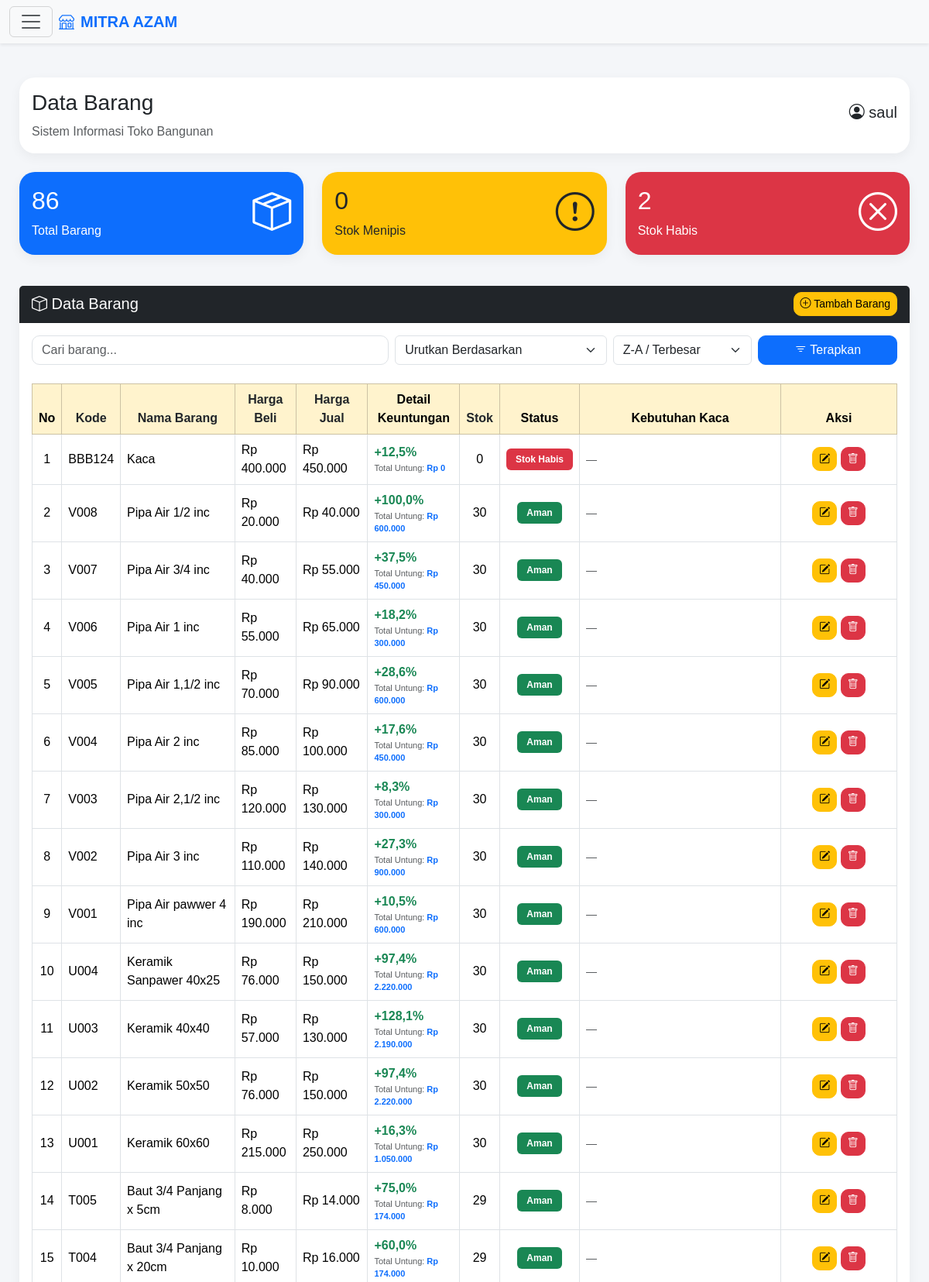
The page /admin/barang.php (signed in, upper part) on the database its author committed.
### tables this page shows
CREATE TABLE `barang` (
  `id_barang` int(11) NOT NULL AUTO_INCREMENT,
  `kode_barang` varchar(20) NOT NULL,
  `nama_barang` varchar(100) NOT NULL,
  `harga_beli` int(11) NOT NULL,
  `harga_jual` int(11) NOT NULL,
  `stok` int(11) NOT NULL,
  `stok_minimum` int(11) NOT NULL,
  `tanggal` date NOT NULL,
  `jenis_penjualan` enum('Normal','Kaca') DEFAULT 'Normal',
  PRIMARY KEY (`id_barang`)
);

### config/load_theme.php (called while the page is built)
<?php
if (isset($conn)) {
    $queryGlobalSetting = mysqli_query($conn, "SELECT tema FROM setting LIMIT 1");
    $globalSetting = mysqli_fetch_assoc($queryGlobalSetting);
    $tema_sistem = $globalSetting['tema'] ?? 'light';
} else {
    $tema_sistem = 'light';
}
?>

### admin/barang.php (the view, shortened to what this page needs)
<?php
require_once '../config/koneksi.php';
require_once '../config/load_theme.php';
$cari   = $_GET['cari'] ?? '';
$sort   = $_GET['sort'] ?? 'id_barang';
$order  = $_GET['order'] ?? 'DESC';
$filter = $_GET['filter'] ?? '';
$query = "SELECT * FROM barang WHERE 1=1";
$query .= " ORDER BY $sort $order";
$data = mysqli_query($conn, $query);
$total_barang = 0;
$q_total = mysqli_query($conn, "SELECT COUNT(*) as total FROM barang");
if ($q_total) {
    $d_total = mysqli_fetch_assoc($q_total);
    $total_barang = $d_total['total'];
}
$stok_menipis = 0;
$q_stok = mysqli_query($conn, "SELECT COUNT(*) as total FROM barang WHERE stok > 0 AND stok <= stok_minimum");
if ($q_stok) {
    $d_stok = mysqli_fetch_assoc($q_stok);
    $stok_menipis = $d_stok['total'];
}
$q_habis = mysqli_query($conn, "SELECT * FROM barang WHERE stok <= 0");
$total_habis = mysqli_num_rows($q_habis);
?>
<!DOCTYPE html>
<html lang="id">
<head>
    <link href="https://cdn.jsdelivr.net/npm/bootstrap@5.3.3/dist/css/bootstrap.min.css" rel="stylesheet">
    <link rel="stylesheet" href="https://cdn.jsdelivr.net/npm/bootstrap-icons@1.11.3/font/bootstrap-icons.min.css">
</head>
<body class="<?= ($tema_sistem ?? 'light') == 'dark' ? 'dark-theme' : ''; ?>">
<nav class="navbar bg-body-tertiary fixed-top shadow-sm">
  <div class="container-fluid">
    <button class="navbar-toggler" type="button" data-bs-toggle="offcanvas" data-bs-target="#offcanvasNavbar" aria-controls="offcanvasNavbar">
      <span class="navbar-toggler-icon"></span>
    </button>
    <a class="navbar-brand d-flex align-items-center me-auto ms-2 fw-bold text-primary" href="dashboard.php">
      <i class="bi bi-shop me-2"></i> MITRA AZAM
    </a>
  </div>
</nav>
<div class="content">
    <div class="card mb-4">
        <div class="card-body d-flex justify-content-between align-items-center flex-wrap">
            <div>
                <h3>Data Barang</h3>
                <p class="mb-0 text-muted">Sistem Informasi Toko Bangunan</p>
            </div>
            <div>
                <h5>
                    <i class="bi bi-person-circle"></i>
                    <?= htmlspecialchars($_SESSION['nama'] ?? 'User'); ?>
                </h5>
            </div>
        </div>
    </div>
    <div class="row mb-4">
        <div class="col-md-4 mb-3">
            <a href="barang.php" class="text-decoration-none">
                <div class="card bg-primary text-white">
                    <div class="card-body d-flex justify-content-between align-items-center">
                        <div>
                            <h2><?= $total_barang; ?></h2>
                            <p class="mb-0">Total Barang</p>
                        </div>
                        <i class="bi bi-box-seam" style="font-size:50px;"></i>
                    </div>
                </div>
            </a>
        </div>
        <div class="col-md-4 mb-3">
            <a href="barang.php?filter=menipis" class="text-decoration-none">
                <div class="card bg-warning text-dark">
                    <div class="card-body d-flex justify-content-between align-items-center">
                        <div>
                            <h2><?= $stok_menipis; ?></h2>
                            <p class="mb-0">Stok Menipis</p>
                        </div>
                        <i class="bi bi-exclamation-circle" style="font-size:50px;"></i>
                    </div>
                </div>
            </a>
        </div>
        <div class="col-md-4 mb-3">
            <a href="barang.php?filter=habis" class="text-decoration-none">
                <div class="card bg-danger text-white">
                    <div class="card-body d-flex justify-content-between align-items-center">
                        <div>
                            <h2><?= $total_habis; ?></h2>
                            <p class="mb-0">Stok Habis</p>
                        </div>
                        <i class="bi bi-x-circle" style="font-size:50px;"></i>
                    </div>
                </div>
            </a>
        </div>
    </div>
    <div class="card">
        <div class="card-header bg-dark text-white d-flex justify-content-between align-items-center">
            <h5 class="mb-0"><i class="bi bi-box"></i> Data Barang</h5>
            <a href="tambah_barang.php" class="btn btn-warning btn-sm">
                <i class="bi bi-plus-circle"></i> Tambah Barang
            </a>
        </div>
        <div class="card-body">
            <form method="GET" class="mb-4">
                <div class="row g-2">
                    <div class="col-md-5">
                        <input type="text" name="cari" class="form-control search-box" placeholder="Cari barang..." value="<?= htmlspecialchars($cari); ?>">
                    </div>
                    <div class="col-md-3">
                        <select name="sort" class="form-select">
                            <option value="id_barang" <?= ($sort == 'id_barang') ? 'selected' : ''; ?>>Urutkan Berdasarkan</option>
                        </select>
                    </div>
                    <div class="col-md-2">
                        <select name="order" class="form-select">
                            <option value="DESC" <?= ($order == 'DESC') ? 'selected' : ''; ?>>Z-A / Terbesar</option>
                        </select>
                    </div>
                    <div class="col-md-2">
                        <button class="btn btn-primary w-100" type="submit">
                            <i class="bi bi-filter"></i> Terapkan
                        </button>
                    </div>
                </div>
            </form>
            <div class="table-responsive">
                <table class="table table-bordered table-hover align-middle">
                    <thead class="table-warning text-center">
                        <tr>
                            <th>No</th>
                            <th><a href="?sort=kode_barang&order=<?= ($sort == 'kode_barang' && $order == 'ASC') ? 'DESC' : 'ASC'; ?>&cari=<?= urlencode($cari); ?>&filter=<?= urlencode($filter); ?>" class="text-decoration-none text-dark">Kode</a></th>
                            <th><a href="?sort=nama_barang&order=<?= ($sort == 'nama_barang' && $order == 'ASC') ? 'DESC' : 'ASC'; ?>&cari=<?= urlencode($cari); ?>&filter=<?= urlencode($filter); ?>" class="text-decoration-none text-dark">Nama Barang</a></th>
                            <th><a href="?sort=harga_beli&order=<?= ($sort == 'harga_beli' && $order == 'ASC') ? 'DESC' : 'ASC'; ?>&cari=<?= urlencode($cari); ?>&filter=<?= urlencode($filter); ?>" class="text-decoration-none text-dark">Harga Beli</a></th>
                            <th><a href="?sort=harga_jual&order=<?= ($sort == 'harga_jual' && $order == 'ASC') ? 'DESC' : 'ASC'; ?>&cari=<?= urlencode($cari); ?>&filter=<?= urlencode($filter); ?>" class="text-decoration-none text-dark">Harga Jual</a></th>
                            <th>Detail Keuntungan</th>
                            <th><a href="?sort=stok&order=<?= ($sort == 'stok' && $order == 'ASC') ? 'DESC' : 'ASC'; ?>&cari=<?= urlencode($cari); ?>&filter=<?= urlencode($filter); ?>" class="text-decoration-none text-dark">Stok</a></th>
                            <th>Status</th>
                            <th width="260">Kebutuhan Kaca</th>
                            <th width="150">Aksi</th>
                        </tr>
                    </thead>
                    <tbody>
                    <?php if(mysqli_num_rows($data) > 0): ?>
                        <?php $no = 1; ?>
                        <?php while($d = mysqli_fetch_assoc($data)): ?>
                            <?php
                            $kode_barang = mysqli_real_escape_string($conn, $d['kode_barang']);
                            $cek_valid = mysqli_query($conn, "SELECT COUNT(DISTINCT nama_barang) AS total FROM barang WHERE kode_barang = '$kode_barang'");
                            $hasil_valid = mysqli_fetch_assoc($cek_valid);
                            $class_row = ($hasil_valid['total'] > 1) ? "kode-tidak-valid" : "kode-valid";
                            $harga_beli = $d['harga_beli'];
                            $harga_jual = $d['harga_jual'];
                            $stok = $d['stok'];
                            $persen_untung = 0;
                            $total_nominal_untung = 0;
                            if ($harga_beli > 0) {
                                $keuntungan_per_unit = $harga_jual - $harga_beli;
                                $persen_untung = ($keuntungan_per_unit / $harga_beli) * 100;
                                if ($stok > 0) {
                                    $total_nominal_untung = $keuntungan_per_unit * $stok;
                                }
                            }
                            ?>
                            <tr class="<?= $class_row; ?>">
                                <td class="text-center"><?= $no++; ?></td>
                                <td><?= htmlspecialchars($d['kode_barang']); ?></td>
                                <td><?= htmlspecialchars($d['nama_barang']); ?></td>
                                <td>Rp <?= number_format($harga_beli,0,',','.'); ?></td>
                                <td>Rp <?= number_format($harga_jual,0,',','.'); ?></td>
                                <td>
                                    <div class="fw-bold text-success">
                                        <?= $persen_untung > 0 ? '+' . number_format($persen_untung, 1, ',', '.') . '%' : number_format($persen_untung, 1, ',', '.') . '%'; ?>
                                    </div>
                                    <small class="text-muted d-block" style="font-size: 11px;">
                                        Total Untung: <span class="fw-semibold text-primary">Rp <?= number_format($total_nominal_untung, 0, ',', '.'); ?></span>
                                    </small>
                                </td>
                                <td class="text-center"><?= $stok; ?></td>
                                <td class="text-center">
                                    <?php if($stok <= 0): ?>
                                        <span class="badge bg-danger">Stok Habis</span>
                                    <?php elseif($stok <= $d['stok_minimum']): ?>
                                        <span class="badge bg-warning text-dark">Menipis</span>
                                    <?php else: ?>
                                        <span class="badge bg-success">Aman</span>
                                    <?php endif; ?>
                                </td>
                                <td>
                                    <?php if(strtolower($d['jenis_penjualan'] ?? '') == 'kaca'): ?>
                                        <div class="kaca-calculator">
                                            <small class="text-muted d-block mb-1">
                                                Standar: <?= $d['panjang_standar'] ?? '-' ?> × <?= $d['lebar_standar'] ?? '-' ?> cm
                                            </small>
                                            <div class="row g-2">
                                                <div class="col-6">
                                                    <input type="number" step="0.01" class="form-control form-control-sm panjang" placeholder="Pjg (cm)" onkeyup="hitungKaca(this)">
                                                </div>
                                                <div class="col-6">
                                                    <input type="number" step="0.01" class="form-control form-control-sm lebar" placeholder="Lbr (cm)" onkeyup="hitungKaca(this)">
                                                </div>
                                            </div>
                                            <div class="mt-2 text-center">
                                                <strong class="result text-primary">0.00 m²</strong>
                                            </div>
                                        </div>
                                    <?php else: ?>
                                        <small class="text-muted">—</small>
                                    <?php endif; ?>
                                </td>
                                <td class="text-center">
                                    <a href="edit_barang.php?id=<?= urlencode($d['id_barang']); ?>" class="btn btn-warning btn-sm"><i class="bi bi-pencil-square"></i></a>
                                    <a href="hapus_barang.php?id=<?= urlencode($d['id_barang']); ?>" class="btn btn-danger btn-sm" onclick="return confirm('Yakin ingin hapus data?')"><i class="bi bi-trash"></i></a>
                                </td>
                            </tr>
                        <?php endwhile; ?>
                    <?php else: ?>
                        <tr>
                            <td colspan="10" class="text-center text-danger">Data Tidak Ditemukan</td>
                        </tr>
                    <?php endif; ?>
                    </tbody>
                </table>
            </div>
        </div>
    </div>
</div>
</body>
</html>

### admin/barang.php (style rules this page uses)
body { background:#f4f6f9; overflow-x:hidden; font-family:Arial,sans-serif; transition: background-color 0.3s, color 0.3s; }
.content { padding: 25px; margin-top: 75px; }
.card { border:none; border-radius:20px; box-shadow:0 5px 15px rgba(0,0,0,0.05); transition:.3s; cursor:pointer; }
.btn { border-radius:10px; }
.badge { padding:8px 12px; }
.search-box { border-radius:10px; }
.kode-valid { background:#e8fff1 !important; }

### rows shown on the page
barang: kode_barang "BBB124", nama_barang "Kaca", harga_beli "400.000", harga_jual "450.000", persen_untung "12,5", total_nominal_untung "0", stok "0", shows "Stok Habis"
barang: kode_barang "V008", nama_barang "Pipa Air 1/2 inc", harga_beli "20.000", harga_jual "40.000", persen_untung "100,0", total_nominal_untung "600.000", stok "30", stok_minimum "Aman"
barang: kode_barang "V007", nama_barang "Pipa Air 3/4 inc", harga_beli "40.000", harga_jual "55.000", persen_untung "37,5", total_nominal_untung "450.000", stok "30", stok_minimum "Aman"
barang: kode_barang "V006", nama_barang "Pipa Air 1 inc", harga_beli "55.000", harga_jual "65.000", persen_untung "18,2", total_nominal_untung "300.000", stok "30", stok_minimum "Aman"
barang: kode_barang "V005", nama_barang "Pipa Air 1,1/2 inc", harga_beli "70.000", harga_jual "90.000", persen_untung "28,6", total_nominal_untung "600.000", stok "30", stok_minimum "Aman"
barang: kode_barang "V004", nama_barang "Pipa Air 2 inc", harga_beli "85.000", harga_jual "100.000", persen_untung "17,6", total_nominal_untung "450.000", stok "30", stok_minimum "Aman"
barang: kode_barang "V003", nama_barang "Pipa Air 2,1/2 inc", harga_beli "120.000", harga_jual "130.000", persen_untung "8,3", total_nominal_untung "300.000", stok "30", stok_minimum "Aman"
barang: kode_barang "V002", nama_barang "Pipa Air 3 inc", harga_beli "110.000", harga_jual "140.000", persen_untung "27,3", total_nominal_untung "900.000", stok "30", stok_minimum "Aman"
barang: kode_barang "V001", nama_barang "Pipa Air pawwer 4 inc", harga_beli "190.000", harga_jual "210.000", persen_untung "10,5", total_nominal_untung "600.000", stok "30", stok_minimum "Aman"
barang: kode_barang "U004", nama_barang "Keramik Sanpawer 40x25", harga_beli "76.000", harga_jual "150.000", persen_untung "97,4", total_nominal_untung "2.220.000", stok "30", stok_minimum "Aman"
barang: kode_barang "U003", nama_barang "Keramik 40x40", harga_beli "57.000", harga_jual "130.000", persen_untung "128,1", total_nominal_untung "2.190.000", stok "30", stok_minimum "Aman"
barang: kode_barang "U002", nama_barang "Keramik 50x50", harga_beli "76.000", harga_jual "150.000", persen_untung "97,4", total_nominal_untung "2.220.000", stok "30", stok_minimum "Aman"
barang: kode_barang "U001", nama_barang "Keramik 60x60", harga_beli "215.000", harga_jual "250.000", persen_untung "16,3", total_nominal_untung "1.050.000", stok "30", stok_minimum "Aman"
barang: kode_barang "T005", nama_barang "Baut 3/4 Panjang x 5cm", harga_beli "8.000", harga_jual "14.000", persen_untung "75,0", total_nominal_untung "174.000", stok "29", stok_minimum "Aman"
barang: kode_barang "T004", nama_barang "Baut 3/4 Panjang x 20cm", harga_beli "10.000", harga_jual "16.000", persen_untung "60,0", total_nominal_untung "174.000", stok "29", stok_minimum "Aman"

### other values the page prints
$_SESSION['nama'] "saul"
$total_barang "86"
$stok_menipis "0"
$total_habis "2"
